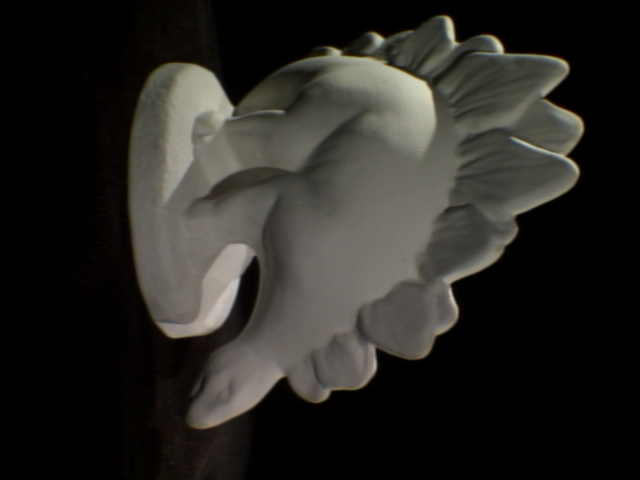
//> input picture DisplayImage/pictures/dinoRing/dinoR0001.png, 640 x 480 px
$ ./DisplayImage   (built with g++ and OpenCV 4)
//> lines starting //> are read from the running program, lines starting //| are printed output that depends on the picture
/*
 * @file SURF_FlannMatcher
 * @brief SURF detector + descriptor + FLANN Matcher
 * @author A. Huaman
 */
#include <stdio.h>
#include <iostream>
#include <stdio.h>
#include <iostream>
#include <opencv2/imgproc.hpp>
#include "opencv2/core.hpp"
#include <cvsba/cvsba.h>
#include "opencv2/features2d.hpp"
#include "opencv2/imgcodecs.hpp"
#include "opencv2/highgui.hpp"
#include "opencv2/xfeatures2d.hpp"
#include <flann/flann.hpp>
#include <flann/algorithms/hierarchical_clustering_index.h>
#include <opencv/cv.hpp>

#include "flann/flann.h"
#include "flann/algorithms/lsh_index.h"

using namespace std;
using namespace cv;
void readme();
/*
 * @function main
 * @brief Main function
 */

//return T matrix
Mat normailization_for_fundamental(vector<Point2d>& points){
    unsigned long len = points.size();
    float x_centroid = 0;
    float y_centroid = 0;
    for(int i=0; i<len; i++){
        x_centroid += points[i].x;
        y_centroid += points[i].y;
    }
    x_centroid = x_centroid/len;
    y_centroid = y_centroid/len;

    for(int i=0; i<len; i++){
        points[i].x -= x_centroid;
        points[i].y -= y_centroid;
    }

    float average_distant_from_origin = 0;
    for(int i=0; i<len; i++){
        average_distant_from_origin += sqrt(points[i].x*points[i].x + points[i].y*points[i].y);
    }
    average_distant_from_origin = average_distant_from_origin/len;

    for(int i=0; i<len; i++){
        points[i].x = points[i].x / (average_distant_from_origin / sqrt(2.0));
        points[i].y = points[i].y / (average_distant_from_origin / sqrt(2.0));
    }

    Mat res(3, 3, CV_64F);
    res.at<double>(0, 0) = average_distant_from_origin;
    res.at<double>(0, 1) = 0;
    res.at<double>(0, 2) = average_distant_from_origin*(-1)*x_centroid;

    res.at<double>(1, 0) = 0;
    res.at<double>(1, 1) = average_distant_from_origin;
    res.at<double>(1, 2) = average_distant_from_origin*(-1)*y_centroid;

    res.at<double>(2, 0) = 0;
    res.at<double>(2, 1) = 0;
    res.at<double>(2, 2) = 1;

    return  res;
}

cv::Mat rot2euler(const cv::Mat & rotationMatrix) {
    cv::Mat euler(3,1,CV_64F);

    double m00 = rotationMatrix.at<double>(0,0);
    double m02 = rotationMatrix.at<double>(0,2);
    double m10 = rotationMatrix.at<double>(1,0);
    double m11 = rotationMatrix.at<double>(1,1);
    double m12 = rotationMatrix.at<double>(1,2);
    double m20 = rotationMatrix.at<double>(2,0);
    double m22 = rotationMatrix.at<double>(2,2);

    double x, y, z;

    // Assuming the angles are in radians.
    if (m10 > 0.998) { // singularity at north pole
        x = 0;
        y = CV_PI/2;
        z = atan2(m02,m22);
    }
    else if (m10 < -0.998) { // singularity at south pole
        x = 0;
        y = -CV_PI/2;
        z = atan2(m02,m22);
    }
    else
    {
        x = atan2(-m12,m11);
        y = asin(m10);
        z = atan2(-m20,m00);
    }

    euler.at<double>(0) = x;
    euler.at<double>(1) = y;
    euler.at<double>(2) = z;

    return euler;
}

vector< cv::Point3d > triAngulationForTwoViews(Mat K, Mat R, Mat T,
                                               vector<Point2d> points0,
                                               vector<Point2d> points1, int N){
    Mat P0 = K * cv::Mat::eye(3, 4, CV_64F);
    Mat Rt, X;
    hconcat(R, T, Rt);
    Mat P1 = K * Rt;
    cv::triangulatePoints(P0, P1, points0, points1, X);
    X.row(0) = X.row(0) / X.row(3);
    X.row(1) = X.row(1) / X.row(3);
    X.row(2) = X.row(2) / X.row(3);
    X.row(3) = 1;
    std::vector< cv::Point3d > points3D;
    points3D.resize(67);
    for(int i =0 ; i< 67; i++) {

        //change point3d data structure from matrix -> vector
        points3D[i] = cv::Point3d(X.at<double>(0, i), X.at<double>(1, i), X.at<double>(2, i));
    }
    cout<<"3D Point matrix : \n"<<points3D<<endl;
    cout<<"debug";
    return points3D;
}

void bundleAdjustmentForTwoViews(vector<Point2d> points0,
                                 vector<Point2d> points1,
                                 Mat rotation1,
                                 Mat rotation2,
                                 Mat translation,
                                 Mat K
                                ){
    //cal projection matrix
    Mat P1(3, 4, CV_64F);
    hconcat( K*rotation1, K*(cv::Mat::eye(3,3,CV_64FC1)), P1 );
    Mat P2(3, 4, CV_64F);
    hconcat( K*rotation2, K*translation, P1 );

    cout<< P1<<endl;
    cout<< K<<endl;

    //hot fix:
    int N= 67, NCAMS =2;


    std::vector< cv::Point3d > points3D;
    points3D = triAngulationForTwoViews(K,rotation2, translation,points0, points1, N);
    std::vector< std::vector< cv::Point2d > > pointsImg;
    pointsImg.resize(NCAMS);
    for(int i=0; i<NCAMS; i++){
        pointsImg[i].resize(N);
    }
    for(int i =0 ; i< N; i++){
        pointsImg[0][i] = points0[i];
        pointsImg[1][i] = points1[i];
    }
    std::vector< std::vector< int > > visibility;
    visibility.resize(NCAMS);
    for(int i=0; i<NCAMS; i++)  {
        visibility[i].resize(N);
        for(int j=0; j<N; j++){
            visibility[i][j]=1;
        }
    }
    // fill distortion (assume no distortion)
    std::vector< cv::Mat > distCoeffs;
    distCoeffs.resize(NCAMS);
    for(int i=0; i<NCAMS; i++) {
        distCoeffs[i] = cv::Mat(5,1,CV_64FC1, cv::Scalar::all(0));
    }

    // cameras intrinsic matrix
    std::vector< cv::Mat > cameraMatrix;
    cameraMatrix.resize(NCAMS);
    for(int i=0; i<NCAMS; i++) {
        cameraMatrix[i] =K;
    }

//    cvsba::Sba sba;
//    sba.run(points3D,  pointsImg,  visibility,  cameraMatrix,  R,  T, distCoeffs);

    std::vector<cv::Mat> Ks, dist_coeffs, Rs, ts;
    Ks.resize(NCAMS, K);
    dist_coeffs.resize(NCAMS, cv::Mat::zeros(5, 1, CV_64F));
    Rs.push_back(cv::Mat::eye(3, 3, CV_64F));// R for the first camera (index: 0)
    ts.push_back(cv::Mat::zeros(3, 1, CV_64F));// t for the first camera (index: 0)


    cv::Mat F = cv::findFundamentalMat(points0, points1, cv::FM_8POINT);
    cv::Mat E = K.t() * F * K;
    cv::Mat R, t;
    cv::recoverPose(E, points0, points1, K, R, t);
    Rs.push_back(R);// R for the second camera
    ts.push_back(t);// t for the second camera

    cout<<"R:  \n"<<R<<endl;
    cout<<"debug";
//    for (int c = 0; c < .cols; c++)
    cvsba::Sba sba;
    cvsba::Sba::Params param;
    param.type = cvsba::Sba::MOTIONSTRUCTURE;
    param.fixedIntrinsics = 5;
    param.fixedDistortion = 5;
    param.verbose = true;
    sba.setParams(param);
    sba.run(points3D, pointsImg, visibility, Ks, Rs, ts, dist_coeffs);
    cout<<"Initial error="<<sba.getInitialReprjError()<<". Final error="<<sba.getFinalReprjError()<<std::endl;
    cout<<"debug";
}


int main( int argc, char** argv )
{
    string image_1_address = "./pictures/dinoRing/dinoR0001.png";//argv[1];
    string image_2_address = "./pictures/dinoRing/dinoR0002.png";//argv[2];
    Mat img_1 = imread( image_1_address, IMREAD_GRAYSCALE );
//> img_1: 480 rows x 640 cols, CV_8UC1; min 0, max 212, mean 38.5
    Mat img_2 = imread( image_2_address, IMREAD_GRAYSCALE );
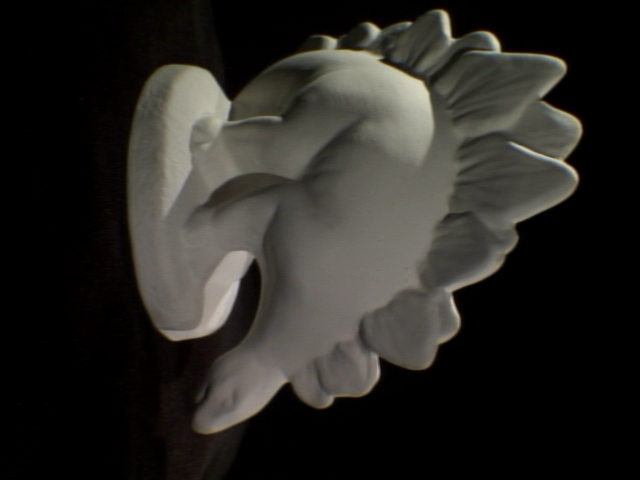
//> input picture DisplayImage/pictures/dinoRing/dinoR0002.png, 640 x 480 px
//> img_2: 480 rows x 640 cols, CV_8UC1; min 0, max 210, mean 39.5

//    if( !img_1.data || !img_2.data )
//    { std::cout<< " --(!) Error reading images " << std::endl; return -1; }

    //Detect the keypoints using Detector, compute the descriptors
    Ptr<BRISK> detector = BRISK::create();

    std::vector<KeyPoint> keypoints_1, keypoints_2;
    Mat descriptors_1, descriptors_2;
    detector->detectAndCompute( img_1, Mat(), keypoints_1, descriptors_1 );
//> keypoints_1 = 123 keypoints; strongest (x, y, size): (454, 286, 34.5), (571, 154, 32.8), (373, 370, 51.9), (453, 284, 32.8)
    detector->detectAndCompute( img_2, Mat(), keypoints_2, descriptors_2 );
//> keypoints_2 = 115 keypoints; strongest (x, y, size): (568, 160, 28.4), (455, 294, 28.5), (377, 376, 54.6), (567, 160, 22.5)


    //Matching descriptor vectors using FLANN matcher and check symmetric
    cv::Ptr<cv::DescriptorMatcher> matcher = cv::makePtr<cv::FlannBasedMatcher>(cv::makePtr<cv::flann::LshIndexParams>(12, 20, 2));
    std::vector< DMatch > matchesOneToTwo;
    std::vector< DMatch > matchesTwoToOne;
    std::vector< DMatch > matches;
    matcher->match( descriptors_1, descriptors_2, matchesOneToTwo, Mat() );
//> matchesOneToTwo = 123 matches
    matcher->match( descriptors_2, descriptors_1, matchesTwoToOne, Mat() );
//> matchesTwoToOne = 115 matches

    for(int i = 0; i < descriptors_1.rows; i++){
        if(matchesTwoToOne[matchesOneToTwo[i].trainIdx].trainIdx == i){
            matches.push_back(DMatch(i, matchesOneToTwo[i].trainIdx, matchesOneToTwo[i].distance));
        }
    }


    //sort match
    sort(matches.begin(), matches.end());

    int view_range = min((int)matches.size(), 100);
//> view_range = 67
    std::vector< DMatch > good_matches;
    for(int i=0; i<view_range; i++)
        good_matches.push_back(matches[i]);
//> this loop made 67 passes
//> after the loop, good_matches = 67 matches

    unsigned long point_count = (unsigned long)view_range;
//> point_count = 67
    vector<Point2d> points1(point_count);
    vector<Point2d> points2(point_count);

    for(int i=0; i<point_count; i++){
        float x1 = keypoints_1[good_matches[i].queryIdx].pt.x;
        float y1 = keypoints_1[good_matches[i].queryIdx].pt.y;

        float x2 = keypoints_2[good_matches[i].trainIdx].pt.x;
        float y2 = keypoints_2[good_matches[i].trainIdx].pt.y;

        points1[i] = Point2d(x1, y1);
        points2[i] = Point2d(x2, y2);
    }
//> this loop made 67 passes
//> (x1, y1, x2, y2) on passes 1 to 12: (407.9, 274.9, 409.8, 283.6), (424.1, 82.95, 420.8, 82.3), (490.3, 259.4, 492, 267.4), (455.2, 39.24, 451.8, 35.78), (170.7, 331.6, 172, 336.2), (504.8, 51.58, 501.7, 50.42), (430.1, 92.22, 427.2, 93.74), (448.8, 291.1, 450.1, 299.2), (453.4, 284.5, 455, 294.6), (377.1, 349.4, 380.2, 358.5), (513.4, 233.6, 513.2, 242.3), (205.1, 321.6, 203, 331.7)
//> after the loop, points1 = 67 Points (x, y), first 12: [407.9, 274.9], [424.1, 82.95], [490.3, 259.4], [455.2, 39.24], [170.7, 331.6], [504.8, 51.58], [430.1, 92.22], [448.8, 291.1], [453.4, 284.5], [377.1, 349.4], [513.4, 233.6], [205.1, 321.6]; points2 = 67 Points (x, y), first 12: [409.8, 283.6], [420.8, 82.3], [492, 267.4], [451.8, 35.78], [172, 336.2], [501.7, 50.42], [427.2, 93.74], [450.1, 299.2], [455, 294.6], [380.2, 358.5], [513.2, 242.3], [203, 331.7]

    Mat T1 = normailization_for_fundamental(points1);
//> in normailization_for_fundamental, `unsigned long len = points.size();`: len = 67
//> the loop in normailization_for_fundamental, `for(int i=0; i<len; i++)` made 67 passes
//> (x_centroid, y_centroid) on passes 1 to 12: (407.9, 274.9), (832, 357.9), (1322.4, 617.3), (1777.5, 656.5), (1948.2, 988.1), (2453, 1039.7), (2883.1, 1131.9), (3331.9, 1423), (3785.3, 1707.5), (4162.4, 2056.8), (4675.8, 2290.5), (4880.9, 2612.1)
//> after the loop in normailization_for_fundamental, `for(int i=0; i<len; i++)`: x_centroid = 25183.2; y_centroid = 14465.2
//> in normailization_for_fundamental, `x_centroid = x_centroid/len;`: x_centroid = 375.9
//> in normailization_for_fundamental, `y_centroid = y_centroid/len;`: y_centroid = 215.9
//> the loop in normailization_for_fundamental, `for(int i=0; i<len; i++)` made 67 passes
//> after the loop in normailization_for_fundamental, `for(int i=0; i<len; i++)`: points = 67 Points (x, y), first 12: [32.06, 59.01], [48.24, -132.9], [114.5, 43.52], [79.31, -176.7], [-205.2, 115.7], [129, -164.3], [54.21, -123.7], [72.93, 75.2], [77.54, 68.57], [1.23, 133.5], [137.5, 17.73], [-170.8, 105.7]
//> the loop in normailization_for_fundamental, `for(int i=0; i<len; i++)` made 67 passes
//> average_distant_from_origin on passes 1 to 12: 67.16, 208.6, 331, 524.7, 760.2, 969.1, 1104.2, 1208.9, 1312.4, 1445.9, 1584.6, 1785.5
//> after the loop in normailization_for_fundamental, `for(int i=0; i<len; i++)`: average_distant_from_origin = 10595.3
//> in normailization_for_fundamental, `average_distant_from_origin = average_distant_from_origin/len;`: average_distant_from_origin = 158.1
//> after the loop in normailization_for_fundamental, `for(int i=0; i<len; i++)`: points = 67 Points (x, y), first 12: [0.287, 0.528], [0.431, -1.19], [1.02, 0.389], [0.709, -1.58], [-1.84, 1.03], [1.15, -1.47], [0.485, -1.11], [0.652, 0.673], [0.693, 0.613], [0.011, 1.19], [1.23, 0.159], [-1.53, 0.946]
//> in normailization_for_fundamental, `res.at<double>(0, 0) = average_distant_from_origin;`: res = [[158.1, 0, 0], [0, 0, 0], [0, 0, 0]]
//> in normailization_for_fundamental, `res.at<double>(0, 2) = average_distant_from_origin*(-1)*x_centroid;`: res = [[158.1, 0, -59439.4], [0, 0, 0], [0, 0, 0]]
//> in normailization_for_fundamental, `res.at<double>(1, 1) = average_distant_from_origin;`: res = [[158.1, 0, -59439.4], [0, 158.1, 0], [0, 0, 0]]
//> in normailization_for_fundamental, `res.at<double>(1, 2) = average_distant_from_origin*(-1)*y_centroid;`: res = [[158.1, 0, -59439.4], [0, 158.1, -34142], [0, 0, 0]]
//> in normailization_for_fundamental, `res.at<double>(2, 2) = 1;`: res = [[158.1, 0, -59439.4], [0, 158.1, -34142], [0, 0, 1]]
//> points1 has the same summary as points in normailization_for_fundamental; T1 has the same summary as res in normailization_for_fundamental
    Mat T2 = normailization_for_fundamental(points2);
//> the loop in normailization_for_fundamental (call 2), `for(int i=0; i<len; i++)` made 67 passes
//> (x_centroid, y_centroid) on passes 1 to 12: (409.8, 283.6), (830.6, 365.9), (1322.6, 633.3), (1774.4, 669), (1946.4, 1005.3), (2448.2, 1055.7), (2875.4, 1149.4), (3325.5, 1448.6), (3780.5, 1743.2), (4160.7, 2101.7), (4674, 2344), (4877, 2675.7)
//> the loop in normailization_for_fundamental (call 2), `for(int i=0; i<len; i++)` made 67 passes
//> the loop in normailization_for_fundamental (call 2), `for(int i=0; i<len; i++)` made 67 passes
//> average_distant_from_origin on passes 1 to 12: 69.92, 218.9, 345.1, 548.5, 779.5, 994.9, 1135.4, 1242.9, 1350.8, 1485.7, 1626.5, 1828.6
//> points2 = 67 Points (x, y), first 12: [0.32, 0.531], [0.418, -1.25], [1.05, 0.388], [0.693, -1.67], [-1.79, 0.998], [1.14, -1.54], [0.475, -1.15], [0.678, 0.67], [0.721, 0.629], [0.0575, 1.2], [1.24, 0.165], [-1.51, 0.959]; T2 = [[159.4, 0, -59575.5], [0, 159.4, -35658.4], [0, 0, 1]]

    Mat fundamental_mat = findFundamentalMat(points1, points2, FM_RANSAC, 3, 0.99);
//> fundamental_mat = [[19.75, 138.2, -678.6], [-126.5, -20.43, -855.1], [694.9, 892.7, 1]]

    fundamental_mat = T1.t()*fundamental_mat*T2;
//> fundamental_mat = [[497819, 3482977.7, -965188451.3], [-3189548.2, -515024.2, 1.31e+09], [501614502.1, -1.2e+09, 8.05e+10]]

//    cout << "T1 Matrix = "<< endl << " "  << T1 << endl << endl;
//    cout << "T2 Matrix = "<< endl << " "  << T2 << endl << endl;
//    cout << "Fundamental Matrix = "<< endl << " "  << fundamental_mat << endl << endl;

    Mat K(3, 3, CV_64F);
    K.at<double>(0, 0) = 3310.400000;
    K.at<double>(0, 1) = 0.000000;
    K.at<double>(0, 2) = 316.730000;

    K.at<double>(1, 0) = 0.000000;
    K.at<double>(1, 1) = 3325.500000;
    K.at<double>(1, 2) = 200.550000;

    K.at<double>(2, 0) = 0.000000;
    K.at<double>(2, 1) = 0.000000;
    K.at<double>(2, 2) = 1.000000;

    Mat essential_mat = K.t()*fundamental_mat*K;
//> essential_mat = [[5.46e+12, 3.83e+13, -3.61e+11], [-3.51e+13, -5.7e+12, 6.43e+11], [6.5e+10, -6.58e+11, 3.47e+09]]

//    cout << "Essential Matrix = "<< endl << " "  << essential_mat << endl << endl;

    Mat rotation1, rotation2, translation;
    decomposeEssentialMat(essential_mat, rotation1, rotation2, translation);
//> rotation1 = [[1, 0.00327, 0.000637], [-0.00327, 1, -0.00228], [-0.000644, 0.00228, 1]]; rotation2 = [[-0.999, -0.00302, 0.0351], [0.00342, -1, 0.0115], [0.035, 0.0116, 0.999]]; translation = [0.0179, 0.00462, 1]
    cout << "R1 Matrix = "<< endl << " "  << rotation1 << endl << endl;
//| R1 Matrix =
//|  [0.9999944610440468, 0.003266813190047112, 0.0006370343848482694;
//|  -0.003265350139053251, 0.9999920596268029, -0.002284331809013055;
//|  -0.00064449181184165, 0.002282239015882641, 0.9999971880037356]
    cout << "R2 Matrix = "<< endl << " "  << rotation2 << endl << endl;
//| R2 Matrix =
//|  [-0.9993807486907162, -0.003018217187315166, 0.03505723194140638;
//|  0.003424303827350168, -0.9999276723754861, 0.01152927408990283;
//|  0.03501989848188261, 0.01164218118534082, 0.999318801147845]
    cout << "T Matrix = "<< endl << " "  << translation << endl << endl;
//| T Matrix =
//|  [0.01785020372008959;
//|  0.00462326642564915;
//|  0.9998299833645262]

    float total_err = 0;
    for(int i=0; i<point_count; i++){
        Mat p1(3, 1, CV_64F);
        p1.at<double>(0, 0) = points1[i].x;
        p1.at<double>(1, 0) = points1[i].y;
        p1.at<double>(2, 0) = 1;
        Mat p2(3, 1, CV_64F);
        p2.at<double>(0, 0) = points2[i].x;
        p2.at<double>(1, 0) = points2[i].y;
        p2.at<double>(2, 0) = 1;

        Mat res = (T1.inv()*p1).t() * fundamental_mat * (T2.inv()*p2);

        total_err += abs(res.at<double>(0,0));
    }
//> this loop made 67 passes
//> (res, total_err) on passes 1 to 9: ([47.63], 47.63), ([-142.9], 190.6), ([70.34], 260.9), ([-204.6], 465.5), ([34.51], 500.1), ([-161.6], 661.7), ([-113.3], 775), ([54.85], 829.8), ([75.08], 904.9)

//    cout << total_err/view_range << endl;

    //-- Draw only "good" matches
    Mat img_matches;
    drawMatches( img_1, keypoints_1,
                 img_2, keypoints_2,
                 good_matches,
                 img_matches, Scalar::all(-1), Scalar::all(-1),
                 vector<char>(), DrawMatchesFlags::NOT_DRAW_SINGLE_POINTS );
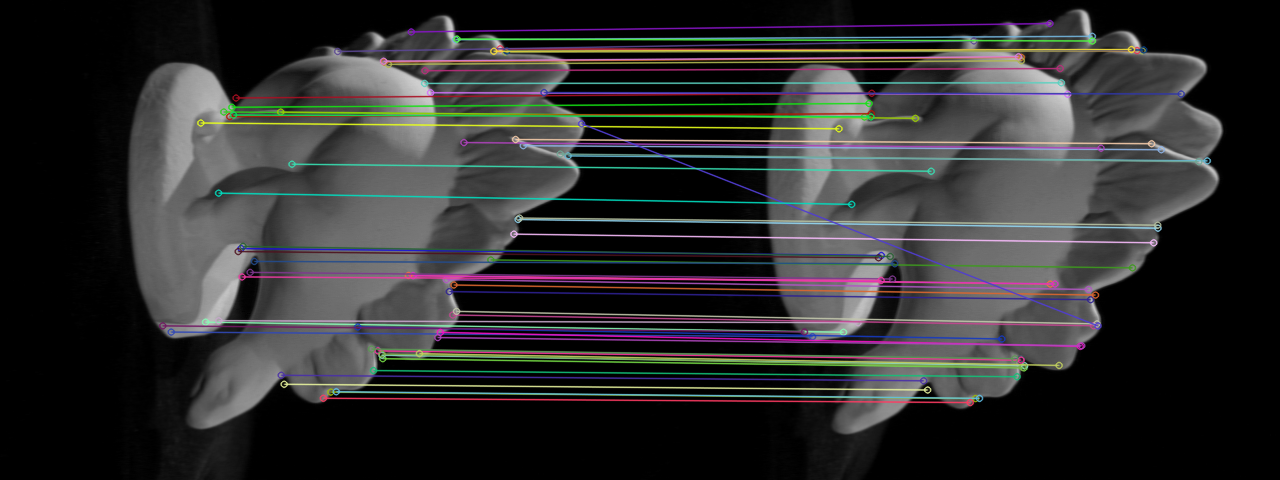
//> img_matches: 480 rows x 1280 cols, CV_8UC3; mean B, G, R 46.7, 46.2, 46.6
    // [7 lines of commented-out code are left out]

    bundleAdjustmentForTwoViews(points1, points2, rotation1, rotation2, translation, K);
//| [-3297.258178019581, -6.304078130055128, 432.5677045063886, 375.767465026031;
//|  18.41076301839454, -3322.924635047959, 238.7539865561722, 215.890575662252;
//|  0.03501989848188261, 0.01164218118534082, 0.999318801147845, 0.9998299833645262]
//| 3D Point matrix :
//| [0.04803103691940996, 0.02965337787090633, -0.4999095142320545;
//|  0.04801186064148311, 0.02991711912756135, -0.4999399040323976;
//|  0.04791986568017299, 0.02967435445802573, -0.4999061588217313;
//> (the first 4 of 25 printed lines)
//| R:
//| [0.999999423459549, 0.001068215933273362, 0.0001095230101522821;
//|  -0.00106820691033994, 0.9999994260711845, -8.240933176988791e-05;
//|  -0.0001096109782551813, 8.229229102121177e-05, 0.9999999906067063]
//> (the run ends here: the program needs code that is not available in this run, at `cvsba::Sba sba;`)
